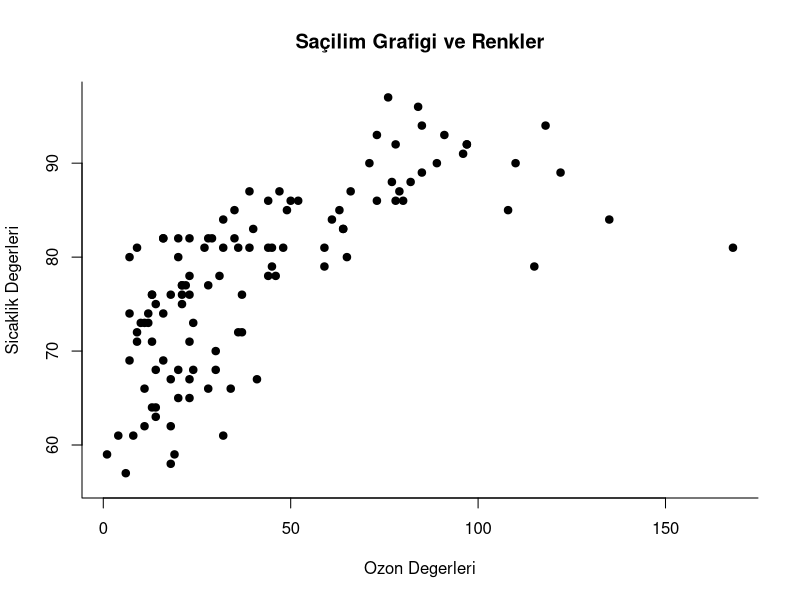
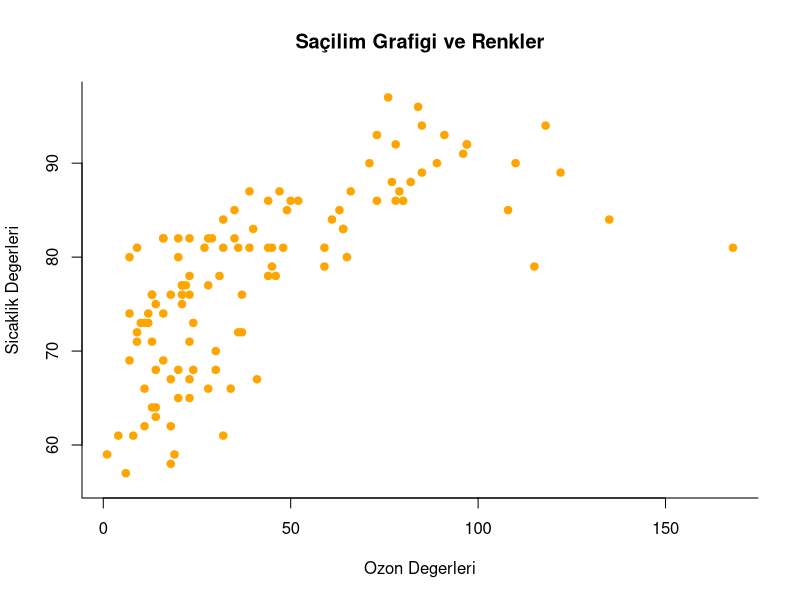
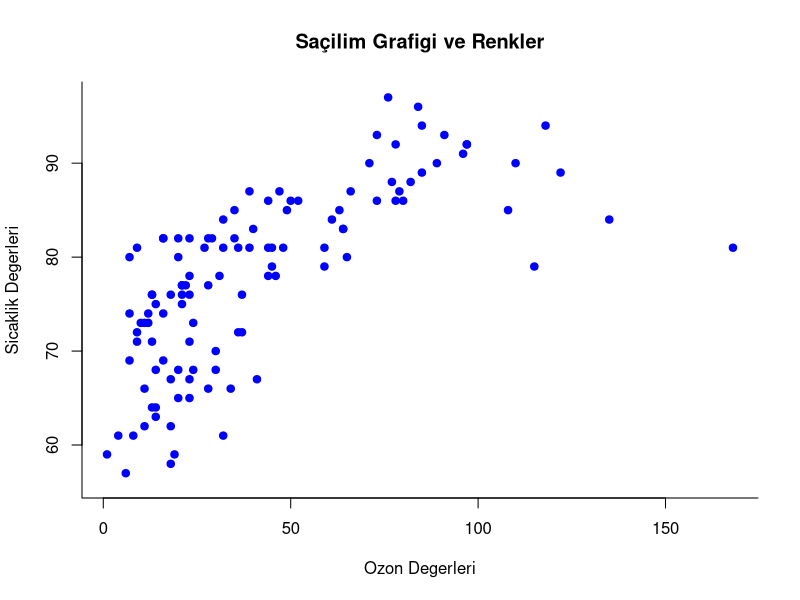
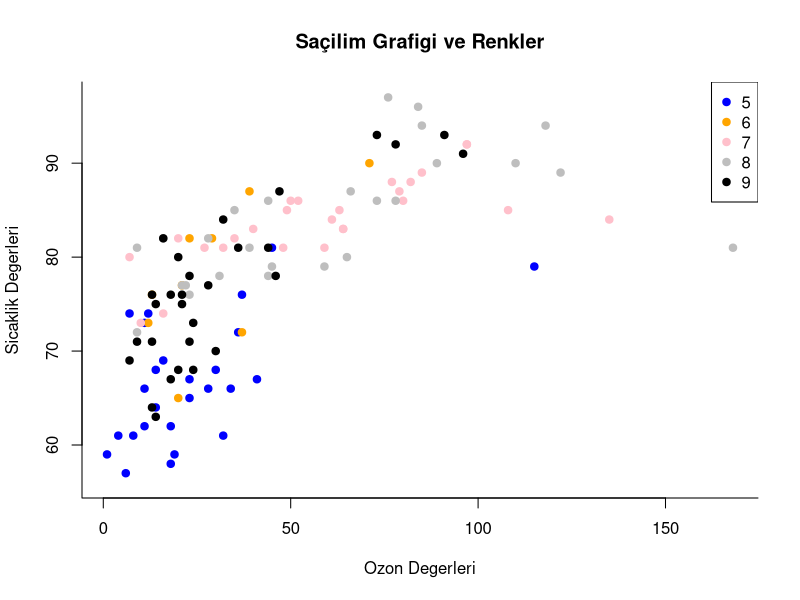
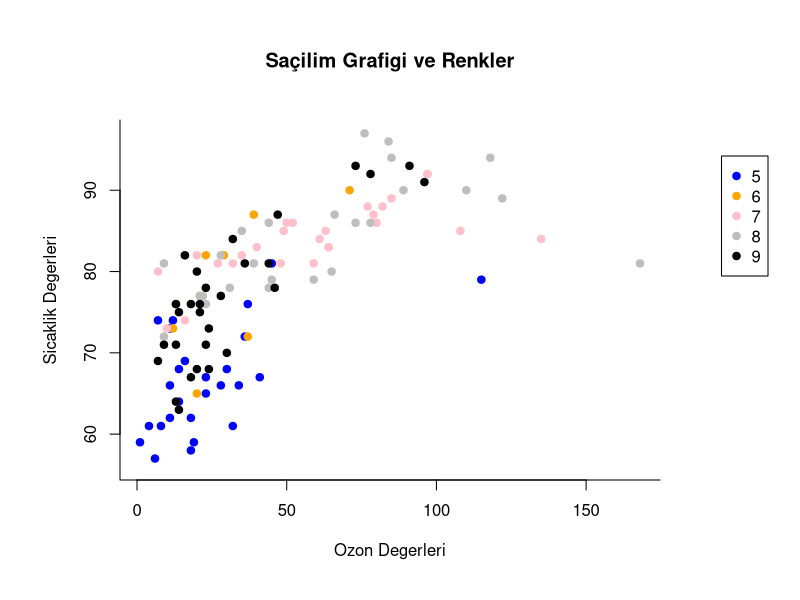

R code for these plots, in order:
Sys.setlocale("LC_ALL", "en_US.UTF-8")

View(airquality)

plot( x = airquality$Ozone, y = airquality$Temp, 
        pch = 19, bty = "L",
        main = "Saçilim Grafigi ve Renkler",
        xlab =  "Ozon Degerleri",
        ylab = "Sicaklik Degerleri",
        )

plot( x = airquality$Ozone, y = airquality$Temp, 
        pch = 19, bty = "L",
        main = "Saçilim Grafigi ve Renkler",
        xlab =  "Ozon Degerleri",
        ylab = "Sicaklik Degerleri",
        col = "orange")

plot( x = airquality$Ozone, y = airquality$Temp, 
        pch = 19, bty = "L",
        main = "Saçilim Grafigi ve Renkler",
        xlab =  "Ozon Degerleri",
        ylab = "Sicaklik Degerleri",
        col = "blue")        

class(airquality$Month)
# ben bunu int olarak kullanamam yav faktör yapalım faktör seviyeleri old. için

#levels ile fact. seviyeli kontrol edilir.
levels(as.factor(airquality$Month))

#gruplara göre renklendirme 
plot( x = airquality$Ozone, y = airquality$Temp, 
        pch = 19, bty = "L",
        main = "Saçilim Grafigi ve Renkler",
        xlab =  "Ozon Degerleri",
        ylab = "Sicaklik Degerleri",
        col = c("blue", "orange", "pink", "gray", "black")[as.factor(airquality$Month)]
        
        ) 
c("blue", "orange", "pink", "gray", "black")[as.factor(airquality$Month)]

legend(x = "topright", legend = levels(as.factor(airquality$Month)) ,
                        col = c("blue", "orange", "pink", "gray", "black"),
                        pch = 19)
#mar marjindir yani boşluklar
#ilk parametre aşağısı için, ikincisi sol , üçüncüsü üst en son sağ            
par(mar= c(6,6,6,7), xpd = TRUE)

plot( x = airquality$Ozone, y = airquality$Temp, 
        pch = 19, bty = "L",
        main = "Saçilim Grafigi ve Renkler",
        xlab =  "Ozon Degerleri",
        ylab = "Sicaklik Degerleri",
        col = c("blue", "orange", "pink", "gray", "black")[as.factor(airquality$Month)]
        
        ) 
c("blue", "orange", "pink", "gray", "black")[as.factor(airquality$Month)]

legend(x = "topright", legend = levels(as.factor(airquality$Month)) ,
                        col = c("blue", "orange", "pink", "gray", "black"),
                        pch = 19,
                        inset = c(-0.2, 0.1)) # sol ve sağdaki mesafe ayari


